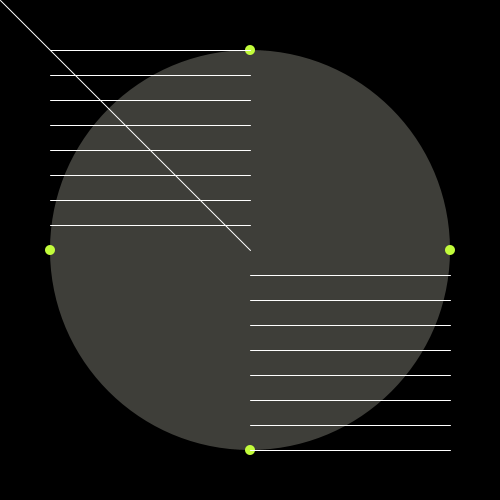
Frame 1 (no input)
Frame 60 (the mouse pressed at the canvas centre just before this capture): identical to frame 1, image omitted
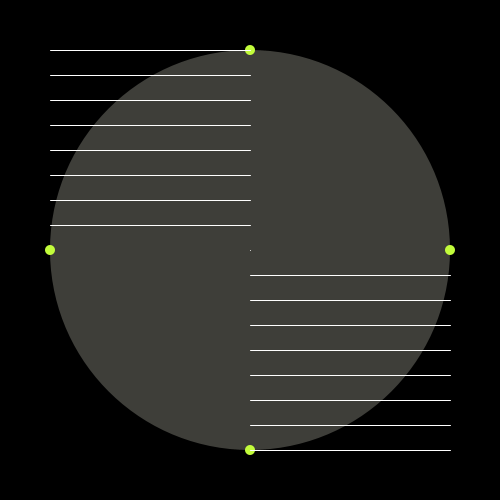
Frame 120 (the mouse held since frame 60 and released just before this capture)

The Processing sketch that drew these frames (run headless with seeded random() and noise(); from frame 60 on, the mouse is pressed at the canvas centre):

// Processing sketch: processing_119286
// ── processing_119286.pde

void setup() 
 {
       size(500, 500);
 }

  
  
  void draw()
{
background(0);
stroke(255);


fill(62, 62, 57);
noStroke();
ellipse(250, 250, 400, 400); 
fill(194, 252, 59);
ellipse(250, 50, 10, 10);
ellipse(450, 250, 10, 10);
ellipse(250, 450, 10, 10);
ellipse(50, 250, 10, 10);

stroke(255);
line(250, 250, mouseX, mouseY);



//links oben
stroke(255);
line(50, 50, 250, 50);
line(50, 75, 250, 75);
line(50, 100, 250, 100);
line(50, 125, 250, 125);
line(50, 150, 250, 150);
line(50, 175, 250, 175);
line(50, 200, 250, 200);
line(50, 225, 250, 225);
//rechts unten
line(250, 275, 450, 275);
line(250, 300, 450, 300);
line(250, 325, 450, 325);
line(250, 350, 450, 350);
line(250, 375, 450, 375);
line(250, 400, 450, 400);
line(250, 425, 450, 425);
line(250, 450, 450, 450);

}
